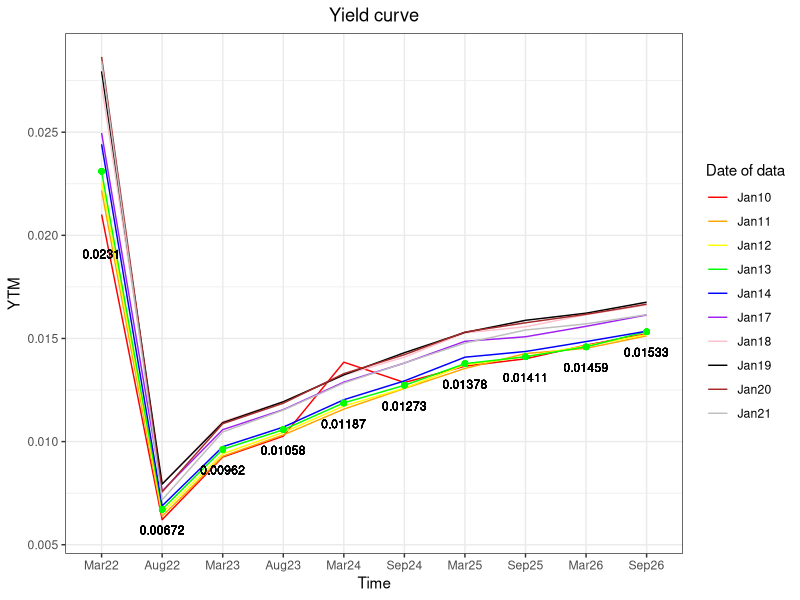
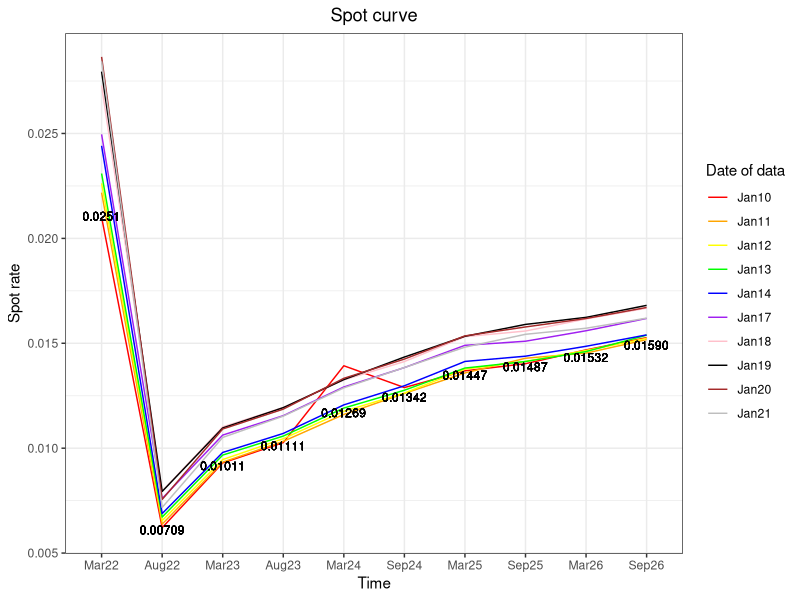
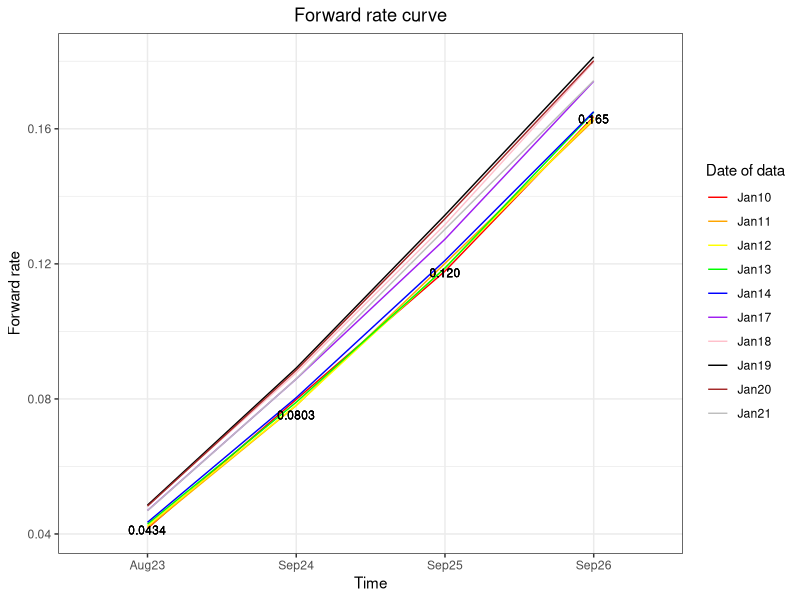

Here is the R script that generated these plots, in order:
## ---- chunk 1
library('nleqslv')
## ---- chunk 2
#0.5 Mar 22
coupon <- 0.5
#bond prices from 1/10 to 1/21
p <- c(100.04,100.03,	100.03,	100.03,	100.02,	100.02,	100,	100,	100,	100.01)
#time to maturity
t1 <- 50/365

#find the dirty price
dp1 <- c()
for (price in p) {
  
  n <- price + coupon*(6*30/365-t1)
  t1 <- t1 - 1.2/365 #12 days with 10 prices
  dp1 <- c(dp1, n)
}

#calculate 10 different ytm's for each day's price
t1 <- 50/365
ytm_Mar22 <- c()
for (val in dp1) {
  
  fn <- function(ytm){
    #(100+coupon)/(1+ytm[1])^t-val
    (100+coupon)*exp((-ytm[1])*t1)-val
  }
  #calculate ytm
  
  t1 <- t1 - 1.2/365 # 12 days with 10 prices
  new <- nleqslv(0, fn)$x
  ytm_Mar22 <- c(ytm_Mar22, new) 
}

ytm_Mar22

## ---- chunk 3
#0.25 Aug 22
coupon <- 0.25
#bond prices from 1/10 to 1/21
p <- c(99.8,	99.79,	99.78,	99.77,	99.76,	99.72,	99.7,	99.7,	99.72,	99.74)
#time to maturity
t1 <- 20/365
t2 <- (20+6*30)/365

#find the dirty price
dp2 <- c()
for (price in p) {
  
  n <- price + coupon*(6*30/365-t1)
  t1 <- t1 - 1.2/365 #12 days with 10 prices
  dp2 <- c(dp2, n)
}

#calculate 10 different ytm's for each day's price
t1 <- 20/365

ytm_Aug22 <- c()
for (val in dp2) {
  
  fn <- function(ytm){
    
    (0.5*coupon)*exp(-ytm[1]*t1) + (100+coupon*0.5)*exp(-ytm[1]*t2) -val
  }
 #solve the equation to find ytm
  
  t1 <- t1 - 1.2/365 # 12 days with 10 prices
  new <- nleqslv(0, fn)$x
  ytm_Aug22 <- c(ytm_Aug22, new) 
}

ytm_Aug22

## ---- chunk 4
#1.75 Mar 23
coupon <- 1.75
#bond prices from 1/10 to 1/21
p <- c(100.94,	100.93,	100.91,	100.88,	100.86,	100.76,	100.71,	100.71,	100.71,	100.75)

#time to maturity
t1 <- 50/365
t2 <- (50+6*30)/365
t3 <- 50/365+1 #one year from Mar 22

#find the dirty price
dp3 <- c()
for (price in p) {
  
  n <- price + coupon*(6*30/365-t1)
  t1 <- t1 - 1.2/365 #12 days with 10 prices
  dp3 <- c(dp3, n)
}

#calculate 10 different ytm's for each day's price
t1 <- 50/365

ytm_Mar23 <- c()
for (val in dp3) {
  
  fn <- function(ytm){
    
    (0.5*coupon)*exp(-ytm[1]*t1) + (coupon*0.5)*exp(-ytm[1]*t2) + (100+coupon*0.5)*exp(-ytm[1]*t3) -val
  }
   #solve the equation to find ytm
  
  t1 <- t1 - 1.2/365 # 12 days with 10 prices
  new <- nleqslv(0, fn)$x
  ytm_Mar23 <- c(ytm_Mar23, new) 
}

ytm_Mar23

## ---- chunk 5
#0.25 Aug 23
coupon <- 0.25
#bond prices from 1/10 to 1/21
p <- c(98.81,	98.8,	98.78,	98.76,	98.74,	98.61,	98.55,	98.55,	98.56,	98.61)

#time to maturity
t1 <- 20/365
t2 <- (20+6*30)/365
t3 <- 20/365+1
t4 <- (20+6*30)/365+1

#find the dirty price
dp4 <- c()
for (price in p) {
  
  n <- price + coupon*(6*30/365-t1)
  t1 <- t1 - 1.2/365 #12 days with 10 prices
  dp4 <- c(dp4, n)
}

#calculate 10 different ytm's for each day's price
t1 <- 20/365

ytm_Aug23 <- c()
for (val in dp4) {
  
  fn <- function(ytm){ 
    
    (0.5*coupon)*exp(-ytm[1]*t1) + (coupon*0.5)*exp(-ytm[1]*t2) + (coupon*0.5)*exp(-ytm[1]*t3)+ (100+coupon*0.5)*exp(-ytm[1]*t4) -val
  }
  #solve the equation to find ytm
  
  t1 <- t1 - 1.2/365 # 12 days with 10 prices
  new <- nleqslv(0, fn)$x
  ytm_Aug23 <- c(ytm_Aug23, new) 
}

ytm_Aug23
## ---- chunk 6
#2.25 Mar 24
coupon <- 2.25
#bond prices from 1/10 to 1/21
p <- c(101.82,	102.3,	102.26,	102.22,	102.18,	101.99,	101.91,	101.9,	101.88,	101.97
)

#time to maturity
t1 <- 50/365
t2 <- (50+6*30)/365
t3 <- 50/365+1
t4 <- (50+6*30)/365+1
t5 <- 50/365+2

#find the dirty price
dp5 <- c()
for (price in p) {
  
  n <- price + coupon*(6*30/365-t1)
  t1 <- t1 - 1.2/365 #12 days with 10 prices
  dp5 <- c(dp5, n)
}

#calculate 10 different ytm's for each day's price
t1 <- 50/365

ytm_Mar24 <- c()
for (val in dp5) {
  
  fn <- function(ytm){
    
    (0.5*coupon)*exp(-ytm[1]*t1) + (coupon*0.5)*exp(-ytm[1]*t2) + (coupon*0.5)*exp(-ytm[1]*t3)+ (coupon*0.5)*exp(-ytm[1]*t4)+(100+coupon*0.5)*exp(-ytm[1]*t5) -val
  }
   #solve the equation to find ytm
  
  t1 <- t1 - 1.2/365 # 12 days with 10 prices
  new <- nleqslv(0, fn)$x
  ytm_Mar24 <- c(ytm_Mar24, new) 
}

ytm_Mar24
## ---- chunk 7
#1.50 Sep 24
coupon <- 1.50
#bond prices from 1/10 to 1/21
p <- c(100.56,	100.63,	100.62,	100.58,	100.52,	100.29,	100.21,	100.15,	100.17,	100.27)

#time to maturity
t1 <- 50/365
t2 <- (50+6*30)/365
t3 <- 50/365+1
t4 <- (50+6*30)/365+1
t5 <- 50/365+2
t6 <- (50+6*30)/365+2 #6 months from March

#find the dirty price
dp6 <- c()
for (price in p) {
  
  n <- price + coupon*(6*30/365-t1)
  t1 <- t1 - 1.2/365 #12 days with 10 prices
  dp6 <- c(dp6, n)
}

#calculate 10 different ytm's for each day's price
t1 <- 50/365

ytm_Sep24 <- c()
for (val in dp6) {
  
  fn <- function(ytm){
    
    (0.5*coupon)*exp(-ytm[1]*t1) + (coupon*0.5)*exp(-ytm[1]*t2) + (coupon*0.5)*exp(-ytm[1]*t3)+(coupon*0.5)*exp(-ytm[1]*t4)+(coupon*0.5)*exp(-ytm[1]*t5)+(100+coupon*0.5)*exp(-ytm[1]*t6) -val
  }
   #solve the equation to find ytm
  
  t1 <- t1 - 1.2/365 # 12 days with 10 prices
  new <- nleqslv(0, fn)$x
  ytm_Sep24 <- c(ytm_Sep24, new) 
}

ytm_Sep24
## ---- chunk 8
#1.25 Mar 25
coupon <- 1.25
#bond prices from 1/10 to 1/21
p <- c(99.64,	99.67	,99.61,	99.59,	99.49,	99.25,	99.12,	99.11,	99.1,	99.26)

#time to maturity
t1 <- 50/365
t2 <- (50+6*30)/365
t3 <- 50/365+1
t4 <- (50+6*30)/365+1
t5 <- 50/365+2
t6 <- (50+6*30)/365+2
t7 <- 50/365+3

#find the dirty price
dp7 <- c()
for (price in p) {
  
  n <- price + coupon*(6*30/365-t1)
  t1 <- t1 - 1.2/365 #12 days with 10 prices
  dp7 <- c(dp7, n)
}

#calculate 10 different ytm's for each day's price
t1 <- 50/365

ytm_Mar25 <- c()
for (val in dp7) {
  
  fn <- function(ytm){
    
    (0.5*coupon)*exp(-ytm[1]*t1) + (coupon*0.5)*exp(-ytm[1]*t2) + (coupon*0.5)*exp(-ytm[1]*t3)+(coupon*0.5)*exp(-ytm[1]*t4)+(coupon*0.5)*exp(-ytm[1]*t5)+(coupon*0.5)*exp(-ytm[1]*t6)+(100+coupon*0.5)*exp(-ytm[1]*t7) -val
  }
   #solve the equation to find ytm
  
  t1 <- t1 - 1.2/365 # 12 days with 10 prices
  new <- nleqslv(0, fn)$x
  ytm_Mar25 <- c(ytm_Mar25, new) 
}

ytm_Mar25
## ---- chunk 9
#0.5 Sep 25
coupon <- 0.5
#bond prices from 1/10 to 1/21
p <- c(96.81,	96.72,	96.77	,96.77,	96.68	,	96.43	,96.26,	96.15,	96.19,	96.31
)

#time to maturity
t1 <- 50/365
t2 <- (50+6*30)/365
t3 <- 50/365+1
t4 <- (50+6*30)/365+1
t5 <- 50/365+2
t6 <- (50+6*30)/365+2
t7 <- 50/365+3
t8 <- (50+6*30)/365+3

#find the dirty price
dp8 <- c()
for (price in p) {
  
  n <- price + coupon*(6*30/365-t1)
  t1 <- t1 - 1.2/365#12 days with 10 prices
  dp8 <- c(dp8, n)
}

#calculate 10 different ytm's for each day's price
t1 <- 50/365

ytm_Sep25 <- c()
for (val in dp8) {
  
  fn <- function(ytm){
    
    (0.5*coupon)*exp(-ytm[1]*t1) + (coupon*0.5)*exp(-ytm[1]*t2) + (coupon*0.5)*exp(-ytm[1]*t3)+(coupon*0.5)*exp(-ytm[1]*t4)+(coupon*0.5)*exp(-ytm[1]*t5)+(coupon*0.5)*exp(-ytm[1]*t6)+(coupon*0.5)*exp(-ytm[1]*t7)+(100+coupon*0.5)*exp(-ytm[1]*t8) -val
  
  }
   #solve the equation to find ytm
  
  t1 <- t1 - 1.2/365 # 12 days with 10 prices
  new <- nleqslv(0, fn)$x
  ytm_Sep25 <- c(ytm_Sep25, new) 
}

ytm_Sep25
## ---- chunk 10
#0.25 Mar 26
coupon <- 0.25
#bond prices from 1/10 to 1/21
p <- c(95.11,	95.17	,95.12,	95.14,	95.04	,94.75,	94.53,	94.5,	94.52,	94.7

)

#time to maturity
t1 <- 50/365
t2 <- (50+6*30)/365
t3 <- 50/365+1
t4 <- (50+6*30)/365+1
t5 <- 50/365+2
t6 <- (50+6*30)/365+2
t7 <- 50/365+3
t8 <- (50+6*30)/365+3
t9 <- 50/365+4

#find the dirty price
dp9 <- c()
for (price in p) {
  
  n <- price + coupon*(6*30/365-t1)
  t1 <- t1 - 1.2/365 #12 days with 10 prices
  dp9 <- c(dp9, n)
}

#calculate 10 different ytm's for each day's price
t1 <- 50/365

ytm_Mar26 <- c()
for (val in dp9) {
  
  fn <- function(ytm){
    
    (0.5*coupon)*exp(-ytm[1]*t1) + (coupon*0.5)*exp(-ytm[1]*t2) + (coupon*0.5)*exp(-ytm[1]*t3)+(coupon*0.5)*exp(-ytm[1]*t4)+(coupon*0.5)*exp(-ytm[1]*t5)+(coupon*0.5)*exp(-ytm[1]*t6)+(coupon*0.5)*exp(-ytm[1]*t7)+(coupon*0.5)*exp(-ytm[1]*t8)+(100+coupon*0.5)*exp(-ytm[1]*t9) -val
  
  }
   #solve the equation to find ytm
  
  t1 <- t1 - 1.2/365 # 12 days with 10 prices
  new <- nleqslv(0, fn)$x
  ytm_Mar26 <- c(ytm_Mar26, new) 
}

ytm_Mar26
## ---- chunk 11
#1.00 Sep 26
coupon <- 1.00
#bond prices from 1/10 to 1/21
p <- c(97.66,	97.7,	97.67,	97.6,	97.59	,	97.24,	97.02	,96.96,	97,	97.22
)

#time to maturity
t1 <- 50/365
t2 <- (50+6*30)/365
t3 <- 50/365+1
t4 <- (50+6*30)/365+1
t5 <- 50/365+2
t6 <- (50+6*30)/365+2
t7 <- 50/365+3
t8 <- (50+6*30)/365+3
t9 <- 50/365+4
t10 <- (50+6*30)/365+4

#find the dirty price
dp10 <- c()
for (price in p) {
  
  n <- price + coupon*(6*30/365-t1)
  t1 <- t1 - 1.2/365#12 days with 10 prices
  dp10 <- c(dp10, n)
}

#calculate 10 different ytm's for each day's price
t1 <- 50/365

ytm_Sep26 <- c()
for (val in dp10) {
  
  fn <- function(ytm){
    
    (0.5*coupon)*exp(-ytm[1]*t1) + (coupon*0.5)*exp(-ytm[1]*t2) + (coupon*0.5)*exp(-ytm[1]*t3)+(coupon*0.5)*exp(-ytm[1]*t4)+(coupon*0.5)*exp(-ytm[1]*t5)+(coupon*0.5)*exp(-ytm[1]*t6)+(coupon*0.5)*exp(-ytm[1]*t7)+(coupon*0.5)*exp(-ytm[1]*t8)+(coupon*0.5)*exp(-ytm[1]*t9)+(100+coupon*0.5)*exp(-ytm[1]*t10) -val
  
  }
   #solve the equation to find ytm
  
  t1 <- t1 - 1.2/365 # 12 days with 10 prices
  new <- nleqslv(0, fn)$x
  ytm_Sep26 <- c(ytm_Sep26, new) 
}

ytm_Sep26
## ---- chunk 12
library(tidyverse)
library(ggplot2)

time <- as.factor(c("Mar22","Aug22","Mar23","Aug23","Mar24","Sep24","Mar25","Sep25","Mar26","Sep26"))

dataframe_4a <-data.frame(
   ytm_Mar22,
    ytm_Aug22, 
   ytm_Mar23,
     ytm_Aug23,
   ytm_Mar24,
   ytm_Sep24,
   ytm_Mar25,
  ytm_Sep25,
   ytm_Mar26,
   ytm_Sep26
)
df_transpose = t(dataframe_4a)
rownames(df_transpose) <- NULL


new_df <-data.frame(
    time,
   df_transpose[,1],
   df_transpose[,2],
   df_transpose[,3],
   df_transpose[,4],
   df_transpose[,5],
   df_transpose[,6],
   df_transpose[,7],
   df_transpose[,8],
   df_transpose[,9],
   df_transpose[,10])


colnames(new_df) <- c("Time","Mar22","Aug22","Mar23","Aug23","Mar24","Sep24","Mar25","Sep25","Mar26","Sep26")

colors <- c("Jan10"="red","Jan11"="orange","Jan12"="yellow","Jan13"="green","Jan14"="blue","Jan17"="purple","Jan18"="pink","Jan19"="black","Jan20"="brown","Jan21"="grey")

ggplot(new_df, aes(x=Time)) + 
  geom_line(aes(y=Mar22, group=1, color="Jan10")) +
  geom_line(aes(y=Aug22, group=1, color="Jan11")) + 
  geom_line(aes(y=Mar23, group=1, color="Jan12")) +
  geom_line(aes(y=Aug23, group=1, color="Jan13")) +
  geom_line(aes(y=Mar24, group=1, color="Jan14")) +
  geom_line(aes(y=Sep24, group=1, color="Jan17")) +
  geom_line(aes(y=Mar25, group=1, color="Jan18")) +
  geom_line(aes(y=Sep25, group=1, color="Jan19")) +
  geom_line(aes(y=Mar26, group=1, color="Jan20")) +
  geom_line(aes(y=Sep26, group=1, color="Jan21")) + 
  scale_x_discrete(limits = c("Mar22","Aug22","Mar23","Aug23","Mar24","Sep24","Mar25","Sep25","Mar26","Sep26")) +
  labs(x = "Time", y = "YTM", color = 'Date of data') +
  scale_color_manual(values = colors) +
  theme_bw() +
  ggtitle("Yield curve") +
   theme(plot.title = element_text(hjust = 0.5))+

  geom_point(aes(1, 0.0231), color = "green") +
  geom_point(aes(2, 0.00671), color = "green") +
  geom_point(aes(3, 0.00962), color = "green") +
  geom_point(aes(4, 0.01058), color = "green") +
  geom_point(aes(5, 0.01187), color = "green") +
  geom_point(aes(6, 0.01273), color = "green") +
  geom_point(aes(7, 0.01378), color = "green") +
  geom_point(aes(8, 0.01411), color = "green") +
  geom_point(aes(9, 0.01459), color = "green") +
  geom_point(aes(10, 0.01533), color = "green") +
  geom_text(aes(1, 0.0231), label = "0.0231",nudge_y = -.004, nudge_x = -.001 , size = 3) +
  geom_text(aes(2, 0.00671), label = "0.00672",nudge_y = -.001, size = 3)+
  geom_text(aes(3, 0.00962), label = "0.00962",nudge_y = -.001, size = 3)+
  geom_text(aes(4, 0.01058), label = "0.01058",nudge_y = -.001, size = 3)+
  geom_text(aes(5, 0.01187), label = "0.01187",nudge_y = -.001, size = 3)+
  geom_text(aes(6, 0.01273), label = "0.01273",nudge_y = -.001, size = 3)+
  geom_text(aes(7, 0.01378), label = "0.01378",nudge_y = -.001, size = 3)+
  geom_text(aes(8, 0.01411), label = "0.01411",nudge_y = -.001, size = 3)+
  geom_text(aes(9, 0.01459), label = "0.01459",nudge_y = -.001, size = 3)+
  geom_text(aes(10, 0.01533), label = "0.01533",nudge_y = -.001, size = 3)

 #c('0.023092468', '0.006718330', '0.009626862', '0.010575819', '0.011878776', '0.012730183', '0.013779693', '0.014114817','0.014594873', '0.015338790')
## ---- chunk 13
#0.5 Mar 22
coupon <- 0.5
t1=50/365
#calculate 10 different spot rates' for each day's price
spr1 <- c()
for (val in dp1) {
  
  fn <- function(spr1){
    
    (100+coupon)*exp((-spr1[1])*t1)-val
  }
   #calculate spr
  
  t1 <- t1 - 1.2/365 # 12 days with 10 prices
  new <- nleqslv(0, fn)$x
  spr1 <- c(spr1, new) 
}

spr1

## ---- chunk 14
#0.25 Aug 22
coupon <- 0.25

#time to maturity
t1 <- 20/365
t2 <- (20+6*30)/365

spr2 <- c()
for (val in c(1:10)) {
  
  fn <- function(spr2){
    
    (coupon*0.5)*exp(-spr1[val]*t1) + (100+coupon*0.5)*exp (-spr2[1]*t2) - dp2[val]
  }
 #calculate spr
  
  t1 <- t1 - 1.2/365 # 12 days with 10 prices
  new <- nleqslv(0, fn)$x
  spr2 <- c(spr2, new) 
}

spr2
## ---- chunk 15
#1.75 Mar 23
coupon <- 1.75

#time to maturity
t1 <- 50/365
t2 <- (50+6*30)/365
t3 <- 50/365+1 

#calculate 10 different spot rates' for each day's price

spr3 <- c()
for (val in c(1:10)) {
  
  fn <- function(spr3){
    
    (0.5*coupon)*exp(spr1[val]*t1) + (coupon*0.5)*exp(-spr2[val]*t2) + (100+coupon*0.5)*exp(-spr3[1]*t3) - dp3[val]
  }
  #solve the equation to find spr
  
  t1 <- t1 - 1.2/365 # 12 days with 10 prices
  new <- nleqslv(0, fn)$x
  spr3 <- c(spr3, new) 
}

spr3
## ---- chunk 16
#0.25 Aug 23
coupon <- 0.25

#time to maturity
t1 <- 20/365
t2 <- (20+6*30)/365
t3 <- 20/365+1
t4 <- (20+6*30)/365+1


#calculate 10 different spot rates for each day's price

spr4 <- c()
for (val in c(1:10)) {
  
  fn <- function(spr4){ 
    
    (0.5*coupon)*exp(-spr1[val]*t1) + (coupon*0.5)*exp(-spr2[val]*t2) + (coupon*0.5)*exp(-spr3[val]*t3)+ (100+coupon*0.5)*exp(-spr4[1]*t4) - dp4[val]
  }
  #solve the equation to find spr
  
  t1 <- t1 - 1.2/365 # 12 days with 10 prices
  new <- nleqslv(0, fn)$x
  spr4 <- c(spr4, new) 
}

spr4
## ---- chunk 17
#2.25 Mar 24
coupon <- 2.25

#time to maturity
t1 <- 50/365
t2 <- (50+6*30)/365
t3 <- 50/365+1
t4 <- (50+6*30)/365+1
t5 <- 50/365+2

spr5 <- c()
for (val in c(1:10)) {
  
  fn <- function(spr5){
    
    (0.5*coupon)*exp(-spr1[val]*t1) + (coupon*0.5)*exp(-spr2[val]*t2) + (coupon*0.5)*exp(-spr3[val]*t3)+ (coupon*0.5)*exp(-spr4[val]*t4)+(100+coupon*0.5)*exp(-spr5[1]*t5) - dp5[val]
  }
   #solve the equation to find ytm
  
  t1 <- t1 - 1.2/365 # 12 days with 10 prices
  new <- nleqslv(0, fn)$x
 spr5 <- c(spr5, new) 
}

spr5
## ---- chunk 18
#1.50 Sep 24
coupon <- 1.50

#time to maturity
t1 <- 50/365
t2 <- (50+6*30)/365
t3 <- 50/365+1
t4 <- (50+6*30)/365+1
t5 <- 50/365+2
t6 <- (50+6*30)/365+2 #6 months from March

spr6 <- c()
for (val in c(1:10)) {
  
  fn <- function(spr6){
    
    (0.5*coupon)*exp(-spr1[val]*t1) + (coupon*0.5)*exp(-spr2[val]*t2) + (coupon*0.5)*exp(-spr3[val]*t3)+(coupon*0.5)*exp(-spr4[val]*t4)+(coupon*0.5)*exp(-spr5[val]*t5)+(100+coupon*0.5)*exp(-spr6[1]*t6)-dp6[val]
  }
   #solve the equation to find ytm
  
  t1 <- t1 - 1.2/365 # 12 days with 10 prices
  new <- nleqslv(0, fn)$x
  spr6 <- c(spr6, new) 
}

spr6
## ---- chunk 19
#1.25 Mar 25
coupon <- 1.25

#time to maturity
t1 <- 50/365
t2 <- (50+6*30)/365
t3 <- 50/365+1
t4 <- (50+6*30)/365+1
t5 <- 50/365+2
t6 <- (50+6*30)/365+2
t7 <- 50/365+3


spr7 <- c()
for (val in c(1:10)) {
  
  fn <- function(spr7){
    
    (0.5*coupon)*exp(-spr1[val]*t1) + (coupon*0.5)*exp(-spr2[val]*t2) + (coupon*0.5)*exp(-spr3[val]*t3)+(coupon*0.5)*exp(-spr4[val]*t4)+(coupon*0.5)*exp(-spr5[val]*t5)+(coupon*0.5)*exp(-spr6[val]*t6)+(100+coupon*0.5)*exp(-spr7[1]*t7) - dp7[val]
  }
   #solve the equation to find ytm
  
  t1 <- t1 - 1.2/365 # 12 days with 10 prices
  new <- nleqslv(0, fn)$x
  spr7 <- c(spr7, new) 
}

spr7
## ---- chunk 20
#0.5 Sep 25
coupon <- 0.5

#time to maturity
t1 <- 50/365
t2 <- (50+6*30)/365
t3 <- 50/365+1
t4 <- (50+6*30)/365+1
t5 <- 50/365+2
t6 <- (50+6*30)/365+2
t7 <- 50/365+3
t8 <- (50+6*30)/365+3

spr8 <- c()
for (val in c(1:10)) {
  
  fn <- function(spr8){
    
    (0.5*coupon)*exp(-spr1[val]*t1) + (coupon*0.5)*exp(-spr2[val]*t2) + (coupon*0.5)*exp(-spr3[val]*t3)+(coupon*0.5)*exp(-spr4[val]*t4)+(coupon*0.5)*exp(-spr5[val]*t5)+(coupon*0.5)*exp(-spr6[val]*t6)+(coupon*0.5)*exp(-spr7[val]*t7)+(100+coupon*0.5)*exp(-spr8[1]*t8) - dp8[val]
  
  }
   #solve the equation to find ytm
  
  t1 <- t1 - 1.2/365 # 12 days with 10 prices
  new <- nleqslv(0, fn)$x
  spr8 <- c(spr8, new) 
}

spr8
## ---- chunk 21
#0.25 Mar 26
coupon <- 0.25

#time to maturity
t1 <- 50/365
t2 <- (50+6*30)/365
t3 <- 50/365+1
t4 <- (50+6*30)/365+1
t5 <- 50/365+2
t6 <- (50+6*30)/365+2
t7 <- 50/365+3
t8 <- (50+6*30)/365+3
t9 <- 50/365+4


spr9 <- c()
for (val in c(1:10)) {
  
  fn <- function(spr9){
    
    (0.5*coupon)*exp(-(spr1[val])*t1) + (coupon*0.5)*exp(-(spr2[val])*t2) + (coupon*0.5)*exp(-(spr3[val])*t3)+(coupon*0.5)*exp(-(spr4[val])*t4)+(coupon*0.5)*exp(-(spr5[val])*t5)+(coupon*0.5)*exp(-(spr6[val])*t6)+(coupon*0.5)*exp(-(spr7[val])*t7)+(coupon*0.5)*exp(-(spr8[val])*t8)+ (100+coupon*0.5)*exp(-spr9[1]*t9) - dp9[val]
  
  }
   #solve the equation to find ytm
  
  t1 <- t1 - 1.2/365 # 12 days with 10 prices
  new <- nleqslv(0, fn)$x
  spr9 <- c(spr9, new) 
}

spr9
## ---- chunk 22
#1.00 Sep 26
coupon <- 1.00

#time to maturity
t1 <- 50/365
t2 <- (50+6*30)/365
t3 <- 50/365+1
t4 <- (50+6*30)/365+1
t5 <- 50/365+2
t6 <- (50+6*30)/365+2
t7 <- 50/365+3
t8 <- (50+6*30)/365+3
t9 <- 50/365+4
t10 <- (50+6*30)/365+4


spr10 <- c()
for (val in c(1:10)) {
  
  fn <- function(spr10){
    
    (0.5*coupon)*exp(-(spr1[val])*t1) + (coupon*0.5)*exp(-(spr2[val])*t2) + (coupon*0.5)*exp(-(spr3[val])*t3)+(coupon*0.5)*exp(-(spr4[val])*t4)+(coupon*0.5)*exp(-(spr5[val])*t5)+(coupon*0.5)*exp(-(spr6[val])*t6)+(coupon*0.5)*exp(-(spr7[val])*t7)+(coupon*0.5)*exp(-(spr8[val])*t8)+ (coupon*0.5)*exp(-(spr9[val])*t9) +(100+coupon*0.5)*exp(-spr10[1]*t10) -dp10[val]
  
  }
   #solve the equation to find ytm
  
  t1 <- t1 - 1.2/365 # 12 days with 10 prices
  new <- nleqslv(0, fn)$x
  spr10 <- c(spr10, new) 
}

spr10
## ---- chunk 23
library(tidyverse)
library(ggplot2)

time <- as.factor(c("Mar22","Aug22","Mar23","Aug23","Mar24","Sep24","Mar25","Sep25","Mar26","Sep26"))

dataframe_4b <-data.frame(
   spr1,
    spr2, 
   spr3,
    spr4,
  spr5,
   spr6,
  spr7,
 spr8,
  spr9,
   spr10
)
df_transposeb = t(dataframe_4b)
rownames(df_transposeb) <- NULL


new_dfb <-data.frame(
    time,
   df_transposeb[,1],
   df_transposeb[,2],
   df_transposeb[,3],
   df_transposeb[,4],
   df_transposeb[,5],
   df_transposeb[,6],
   df_transposeb[,7],
   df_transposeb[,8],
   df_transposeb[,9],
   df_transposeb[,10])


colnames(new_dfb) <- c("Time","Mar22","Aug22","Mar23","Aug23","Mar24","Sep24","Mar25","Sep25","Mar26","Sep26")

colors <- c("Jan10"="red","Jan11"="orange","Jan12"="yellow","Jan13"="green","Jan14"="blue","Jan17"="purple","Jan18"="pink","Jan19"="black","Jan20"="brown","Jan21"="grey")

ggplot(new_dfb, aes(x=Time)) + 
  geom_line(aes(y=Mar22, group=1, color="Jan10")) +
  geom_line(aes(y=Aug22, group=1, color="Jan11")) + 
  geom_line(aes(y=Mar23, group=1, color="Jan12")) +
  geom_line(aes(y=Aug23, group=1, color="Jan13")) +
  geom_line(aes(y=Mar24, group=1, color="Jan14")) +
  geom_line(aes(y=Sep24, group=1, color="Jan17")) +
  geom_line(aes(y=Mar25, group=1, color="Jan18")) +
  geom_line(aes(y=Sep25, group=1, color="Jan19")) +
  geom_line(aes(y=Mar26, group=1, color="Jan20")) +
  geom_line(aes(y=Sep26, group=1, color="Jan21")) + 
  scale_x_discrete(limits = c("Mar22","Aug22","Mar23","Aug23","Mar24","Sep24","Mar25","Sep25","Mar26","Sep26")) +
  labs(x = "Time", y = "Spot rate", color = 'Date of data') +
  scale_color_manual(values = colors) +
  theme_bw() +
  ggtitle("Spot curve") +
   theme(plot.title = element_text(hjust = 0.5))+

  # geom_point(aes(1, mean(spr1))) +
  # geom_point(aes(2, mean(spr2))) +
  # geom_point(aes(3, mean(spr3))) +
  # geom_point(aes(4, mean(spr4))) +
  # geom_point(aes(5, mean(spr5))) +
  # geom_point(aes(6, mean(spr6))) +
  # geom_point(aes(7, mean(spr7))) +
  # geom_point(aes(8, mean(spr8))) +
  # geom_point(aes(9, mean(spr9))) +
  # geom_point(aes(10, mean(spr10))) +
  geom_text(aes(1, mean(spr1)), label = "0.0251",nudge_y = -.004, nudge_x = -.001 , size = 3) +
  geom_text(aes(2, mean(spr2)), label = "0.00709",nudge_y = -.001, size = 3)+
  geom_text(aes(3, mean(spr3)), label = "0.01011",nudge_y = -.001, size = 3)+
  geom_text(aes(4, mean(spr4)), label = "0.01111",nudge_y = -.001, size = 3)+
  geom_text(aes(5, mean(spr5)), label = "0.01269",nudge_y = -.001, size = 3)+
  geom_text(aes(6, mean(spr6)), label = "0.01342",nudge_y = -.001, size = 3)+
  geom_text(aes(7, mean(spr7)), label = "0.01447",nudge_y = -.001, size = 3)+
  geom_text(aes(8, mean(spr8)), label = "0.01487",nudge_y = -.001, size = 3)+
  geom_text(aes(9, mean(spr9)), label = "0.01532",nudge_y = -.001, size = 3)+
  geom_text(aes(10,mean(spr10)), label = "0.01590",nudge_y = -.001, size = 3)

## ---- chunk 24
# 1yr-1yr forward rate
a <- 1
yr1yr1 <- c()
for (val in c(1:10)){
  
    y = ((1+spr4[val])^4)/(1+spr2[val]^2) - 1
    
    yr1yr1 <- c(yr1yr1,  y)
    
}
yr1yr1

## ---- chunk 25
# 1yr-2yr forward rate
a <- 1
yr1yr2 <- c()
for (val in c(1:10)){
  
    y = ((1+spr6[val])^6)/(1+spr2[val]^2) - 1
    
    yr1yr2 <- c(yr1yr2,  y)
    
}
yr1yr2
## ---- chunk 26
# 1yr-3yr forward rate
a <- 1
yr1yr3 <- c()
for (val in c(1:10)){
  
    y = ((1+spr8[val])^8)/(1+spr2[val]^2) - 1
    
    yr1yr3 <- c(yr1yr3,  y)
    
}
yr1yr3
## ---- chunk 27
# 1yr-4yr forward rate
a <- 1
yr1yr4 <- c()
for (val in c(1:10)){
  
    y = ((1+spr10[val])^10)/(1+spr2[val]^2) - 1
    
    yr1yr4 <- c(yr1yr4,  y)
    
}
yr1yr4
## ---- chunk 28
library(tidyverse)
library(ggplot2)

time <- as.factor(c("Aug23","Sep24","Sep25","Sep26"))

dataframe_4c <-data.frame(
  yr1yr1,
  yr1yr2,
  yr1yr3,
  yr1yr4
)
df_transposec = t(dataframe_4c)
rownames(df_transposec) <- NULL


new_dfc <-data.frame(
    time,
   df_transposec[,1],
   df_transposec[,2],
   df_transposec[,3],
   df_transposec[,4],
   df_transposec[,5],
   df_transposec[,6],
   df_transposec[,7],
   df_transposec[,8],
   df_transposec[,9],
   df_transposec[,10]
)


colnames(new_dfc) <- c("Time","Mar22","Aug22","Mar23","Aug23","Mar24","Sep24","Mar25","Sep25","Mar26","Sep26")

colors <- c("Jan10"="red","Jan11"="orange","Jan12"="yellow","Jan13"="green","Jan14"="blue","Jan17"="purple","Jan18"="pink","Jan19"="black","Jan20"="brown","Jan21"="grey")

ggplot(new_dfc, aes(x=Time)) + 
  geom_line(aes(y=Mar22, group=1, color="Jan10")) +
  geom_line(aes(y=Aug22, group=1, color="Jan11")) + 
  geom_line(aes(y=Mar23, group=1, color="Jan12")) +
  geom_line(aes(y=Aug23, group=1, color="Jan13")) +
  geom_line(aes(y=Mar24, group=1, color="Jan14")) +
  geom_line(aes(y=Sep24, group=1, color="Jan17")) +
  geom_line(aes(y=Mar25, group=1, color="Jan18")) +
  geom_line(aes(y=Sep25, group=1, color="Jan19")) +
  geom_line(aes(y=Mar26, group=1, color="Jan20")) +
  geom_line(aes(y=Sep26, group=1, color="Jan21")) +
  
  scale_x_discrete(limits = c("Aug23","Sep24","Sep25","Sep26")) +
  labs(x = "Time", y = "Forward rate", color = 'Date of data') +
  scale_color_manual(values = colors) +
  theme_bw() +
  ggtitle("Forward rate curve") +
   theme(plot.title = element_text(hjust = 0.5))+


  geom_text(aes(1, mean(yr1yr1)), label = "0.0434",nudge_y = -.004, nudge_x = -.001 , size = 3) +

  geom_text(aes(2, mean(yr1yr2)), label = "0.0803",nudge_y = -.008, size = 3)+

  geom_text(aes(3, mean(yr1yr3)), label = "0.120",nudge_y = -.008, size = 3)+

  geom_text(aes(4, mean(yr1yr4)), label = "0.165",nudge_y = -.008, size = 3)

  
## ---- chunk 29
#5
X1 = log_returns <- diff(log(ytm_Mar22), lag=1)
X2 = log_returns <- diff(log(ytm_Mar23), lag=1)
X3 = log_returns <- diff(log(ytm_Mar24), lag=1)
X4 = log_returns <- diff(log(ytm_Mar25), lag=1)
X5 = log_returns <- diff(log(ytm_Mar26), lag=1)

data_5a  <- data.frame(X1, X2, X3, X4, X5)
A = cov(data_5a)
A
## ---- chunk 30
X1 = log_returns <- diff(log(yr1yr1), lag=1)
X2 = log_returns <- diff(log(yr1yr2), lag=1)
X3 = log_returns <- diff(log(yr1yr3), lag=1)
X4 = log_returns <- diff(log(yr1yr4), lag=1)

data_5b <- data.frame(X1, X2, X3, X4)
B = cov(data_5b)
B
## ---- chunk 31
#6
eigen(A)

eigen(B)
